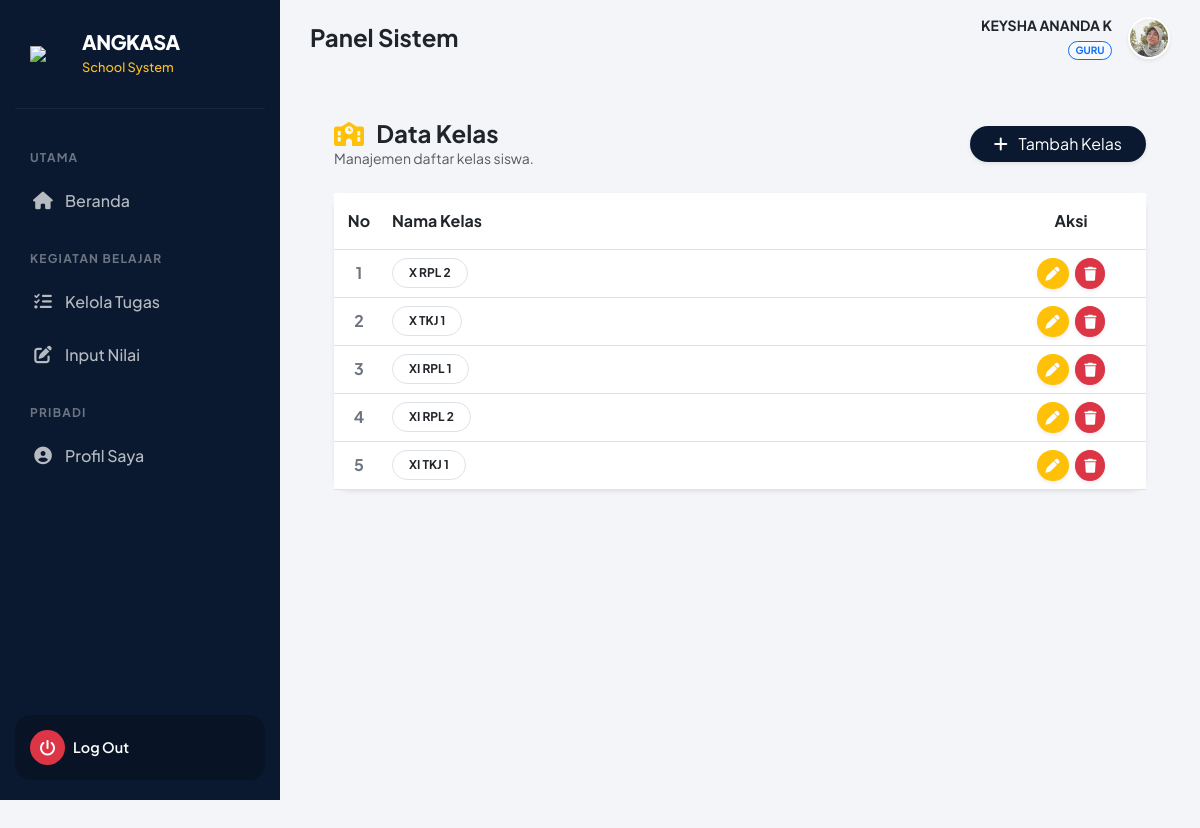
Page /admin/kelas/data_kelas.php (signed in) on the committed database.
### tables this page shows
CREATE TABLE `tb_guru` (
  `id_guru` int(11) NOT NULL,
  `nip` varchar(20) NOT NULL,
  `nama_guru` varchar(100) NOT NULL,
  `username` varchar(50) NOT NULL,
  `password` varchar(255) NOT NULL,
  `foto` varchar(255) DEFAULT 'default.jpg'
);

CREATE TABLE `tb_kelas` (
  `id_kelas` int(11) NOT NULL,
  `nama_kelas` varchar(50) NOT NULL
);

### admin/kelas/data_kelas.php (the view, shortened to what this page needs)
<?php
include '../../config/koneksi.php';
include '../../layouts/header.php';
include '../../layouts/sidebar.php';
?>
<div class="container-fluid p-4">
    <div class="d-flex justify-content-between align-items-center mb-4">
        <div>
            <h4 class="mb-0 fw-bold text-dark"><i class="fas fa-school me-2 text-warning"></i> Data Kelas</h4>
            <p class="text-muted small mb-0">Manajemen daftar kelas siswa.</p>
        </div>
        <button type="button" class="btn btn-primary bg-navy rounded-pill px-4 shadow-sm border-0" data-bs-toggle="modal" data-bs-target="#modalTambah">
            <i class="fas fa-plus me-2"></i> Tambah Kelas
        </button>
    </div>
    <div class="card border-0 shadow-sm rounded-4">
        <div class="card-body p-0">
            <div class="table-responsive">
                <table class="table table-hover align-middle mb-0">
                    <thead class="bg-light">
                        <tr>
                            <th class="text-center py-3" width="50">No</th>
                            <th class="py-3">Nama Kelas</th>
                            <th class="text-center py-3" width="150">Aksi</th>
                        </tr>
                    </thead>
                    <tbody>
                        <?php
                        $no = 1;
                        $query = mysqli_query($koneksi, "SELECT * FROM tb_kelas ORDER BY nama_kelas ASC");
                        if(mysqli_num_rows($query) > 0){
                            while($data = mysqli_fetch_array($query)){
                        ?>
                        <tr>
                            <td class="text-center fw-bold text-secondary"><?php echo $no++; ?></td>
                            <td>
                                <span class="badge bg-white text-dark border px-3 py-2 rounded-pill">
                                    <?php echo $data['nama_kelas']; ?>
                                </span>
                            </td>
                            <td class="text-center">
                                <button type="button"
                                        class="btn btn-sm btn-warning text-white rounded-circle me-1 shadow-sm btn-edit"
                                        data-bs-toggle="modal"
                                        data-bs-target="#modalEdit"
                                        data-id="<?php echo $data['id_kelas']; ?>"
                                        data-nama="<?php echo $data['nama_kelas']; ?>">
                                    <i class="fas fa-pen"></i>
                                </button>
                                <a href="hapus_kelas.php?id=<?php echo $data['id_kelas']; ?>" class="btn btn-sm btn-danger rounded-circle shadow-sm btn-hapus">
                                    <i class="fas fa-trash"></i>
                                </a>
                            </td>
                        </tr>
                        <?php
                            }
                        } else {
                            echo '<tr><td colspan="3" class="text-center py-5 text-muted">Belum ada data kelas.</td></tr>';
                        }
                        ?>
                    </tbody>
                </table>
            </div>
        </div>
    </div>
</div>
<?php include '../../layouts/footer.php'; ?>

### layouts/header.php (shortened to what this page needs)
<?php
$foto_nav = "default.jpg";
if(isset($koneksi)){
    $id_u = $_SESSION['id_user'];
    $role_u = $_SESSION['role'];
    $tabel = ($role_u == 'siswa') ? 'tb_siswa' : (($role_u == 'guru') ? 'tb_guru' : 'tb_admin');
    $kolom = "id_" . $role_u;
    $q_foto = mysqli_query($koneksi, "SELECT foto FROM $tabel WHERE $kolom='$id_u'");
    if($d_foto = mysqli_fetch_assoc($q_foto)){
        if(!empty($d_foto['foto'])) $foto_nav = $d_foto['foto'];
    }
}
?>
<!DOCTYPE html>
<html lang="id">
<head>
    <link rel="stylesheet" href="https://cdnjs.cloudflare.com/ajax/libs/font-awesome/6.4.0/css/all.min.css">
    <link rel="stylesheet" href="https://cdn.jsdelivr.net/npm/bootstrap@5.3.0/dist/css/bootstrap.min.css">
</head>
<body>
<div class="topbar">
    <div class="d-flex align-items-center gap-3">
        <h4 class="m-0 fw-bold d-none d-lg-block text-dark">
            <?php
                $page = basename($_SERVER['PHP_SELF'], ".php");
                $titles = [
                    'index' => 'Dashboard Overview',
                    'data_siswa' => 'Manajemen Siswa',
                    'data_guru' => 'Manajemen Guru',
                    'lihat_tugas' => 'Tugas Sekolah',
                    'data_ujian' => 'Ujian Online'
                ];
                echo isset($titles[$page]) ? $titles[$page] : 'Panel Sistem';
            ?>
        </h4>
    </div>
    <div class="dropdown">
        <a href="halaman_segera.php" class="d-flex align-items-center text-decoration-none gap-3" data-bs-toggle="dropdown">
            <div class="text-end d-none d-lg-block">
                <div class="fw-bold text-dark small"><?php echo substr($_SESSION['nama'], 0, 15); ?></div>
                <div class="badge bg-light text-primary border border-primary rounded-pill" style="font-size: 10px;">
                    <?php echo strtoupper($_SESSION['role']); ?>
                </div>
            </div>
            <img src="/sekolah_kita/uploads/profil/<?php echo $foto_nav; ?>"
                 class="rounded-circle shadow-sm border border-2 border-white"
                 style="width: 42px; height: 42px; object-fit: cover;">
        </a>
    </div>
</div>
<div class="d-flex">

### layouts/header.php (style rules this page uses)
:root { --primary: #0a192f; --secondary: #112240; --accent: #fbbf24; --bg-body: #f3f5f9; --text-dark: #1e293b; --text-gray: #64748b; --danger: #ef4444; --success: #10b981; --radius: 16px; }
body { font-family: 'Plus Jakarta Sans', sans-serif; background-color: var(--bg-body); color: var(--text-dark); overflow-x: hidden; padding-bottom: 80px; }
.topbar { margin-left: 280px; padding: 15px 30px; background: transparent; display: flex; justify-content: space-between; align-items: center; }

### admin/kelas/data_kelas.php (style rules this page uses)
.bg-navy { background-color: #0a192f; }

### rows in the picture
tb_guru: foto (picture)
tb_kelas: nama_kelas "X RPL 2"
tb_kelas: nama_kelas "X TKJ 1"
tb_kelas: nama_kelas "XI RPL 1"
tb_kelas: nama_kelas "XI RPL 2"
tb_kelas: nama_kelas "XI TKJ 1"

### other values in the picture
substr($_SESSION['nama'], 0, 15) "KEYSHA ANANDA K"
$_SESSION['role'] "GURU"
